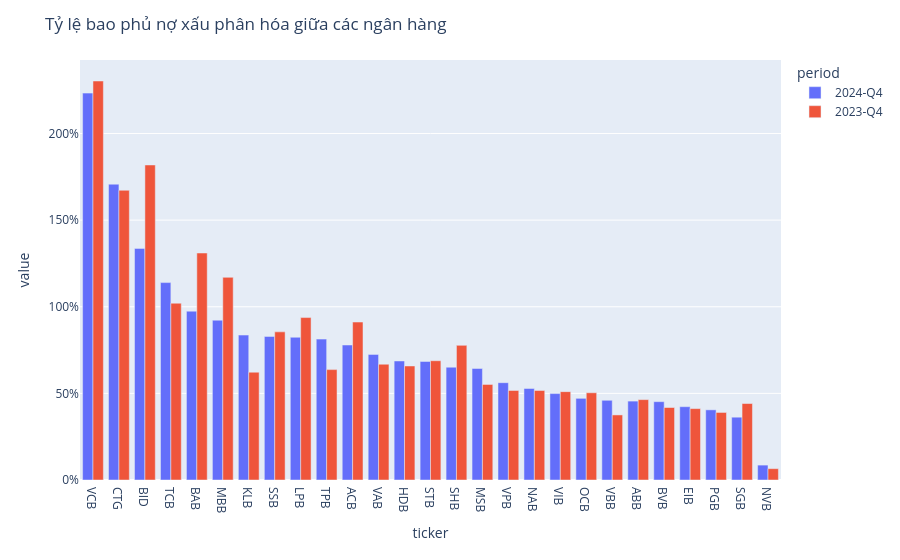

The notebook cell this image was saved under:
### Code cell
Banking_pivot = Banking_pivot.sort_values(by='2024-Q4', ascending=False)
fig_9 = px.bar(Banking_pivot[['2024-Q4', '2023-Q4']])
fig_9.update_layout(
    title="Tỷ lệ bao phủ nợ xấu phân hóa giữa các ngân hàng",  
    yaxis_tickformat=",.0%",
    barmode='group'
)

### Figure 1 — Plotly figure (JSON) as saved in the notebook; plotly's stock layout.template omitted (floating-point values rounded to 4 significant figures)
{"data": [{"hovertemplate": "period=2024-Q4<br>ticker=%{x}<br>value=%{y}<extra></extra>", "legendgroup": "2024-Q4", "marker": {"color": "#636efa", "pattern": {"shape": ""}}, "name": "2024-Q4", "orientation": "v", "showlegend": true, "textposition": "auto", "type": "bar", "x": ["VCB", "CTG", "BID", "TCB", "BAB", "MBB", "KLB", "SSB", "LPB", "TPB", "ACB", "VAB", "HDB", "STB", "SHB", "MSB", "VPB", "NAB", "VIB", "OCB", "VBB", "ABB", "BVB", "EIB", "PGB", "SGB", "NVB"], "xaxis": "x", "y": [2.233, 1.707, 1.337, 1.139, 0.9744, 0.9225, 0.8366, 0.8288, 0.8239, 0.8131, 0.7792, 0.725, 0.6871, 0.6843, 0.6511, 0.6438, 0.5617, 0.5283, 0.4987, 0.4714, 0.4601, 0.4554, 0.4521, 0.4232, 0.405, 0.3625, 0.08602], "yaxis": "y"}, {"hovertemplate": "period=2023-Q4<br>ticker=%{x}<br>value=%{y}<extra></extra>", "legendgroup": "2023-Q4", "marker": {"color": "#EF553B", "pattern": {"shape": ""}}, "name": "2023-Q4", "orientation": "v", "showlegend": true, "textposition": "auto", "type": "bar", "x": ["VCB", "CTG", "BID", "TCB", "BAB", "MBB", "KLB", "SSB", "LPB", "TPB", "ACB", "VAB", "HDB", "STB", "SHB", "MSB", "VPB", "NAB", "VIB", "OCB", "VBB", "ABB", "BVB", "EIB", "PGB", "SGB", "NVB"], "xaxis": "x", "y": [2.303, 1.672, 1.818, 1.02, 1.31, 1.17, 0.6223, 0.855, 0.9375, 0.6371, 0.9116, 0.6682, 0.6582, 0.6885, 0.7771, 0.5519, 0.5168, 0.5165, 0.51, 0.5035, 0.3756, 0.4639, 0.4184, 0.4121, 0.3899, 0.4414, 0.06546], "yaxis": "y"}], "layout": {"barmode": "group", "legend": {"title": {"text": "period"}, "tracegroupgap": 0}, "margin": {"t": 60}, "title": {"text": "Tỷ lệ bao phủ nợ xấu phân hóa giữa các ngân hàng"}, "xaxis": {"anchor": "y", "domain": [0, 1], "title": {"text": "ticker"}}, "yaxis": {"anchor": "x", "domain": [0, 1], "tickformat": ",.0%", "title": {"text": "value"}}}}
